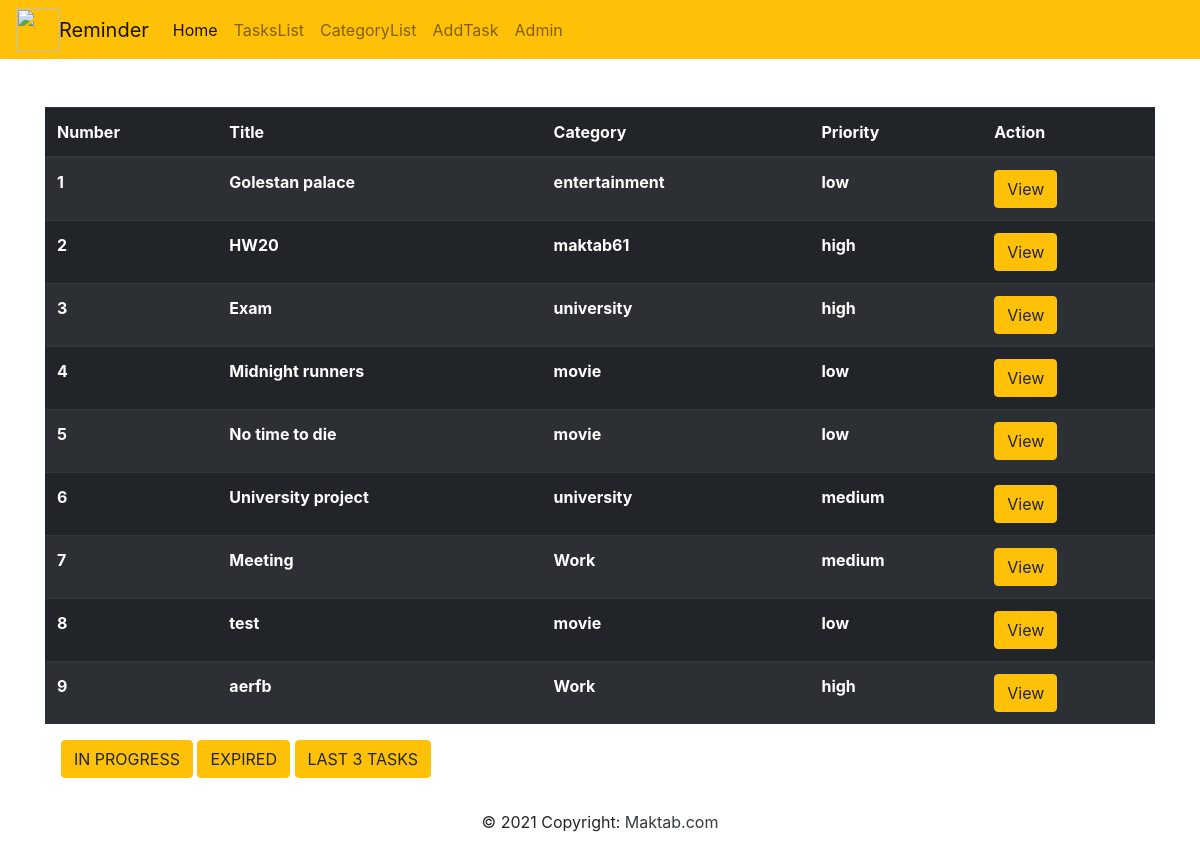
The page /list/ on the database as committed earlier.
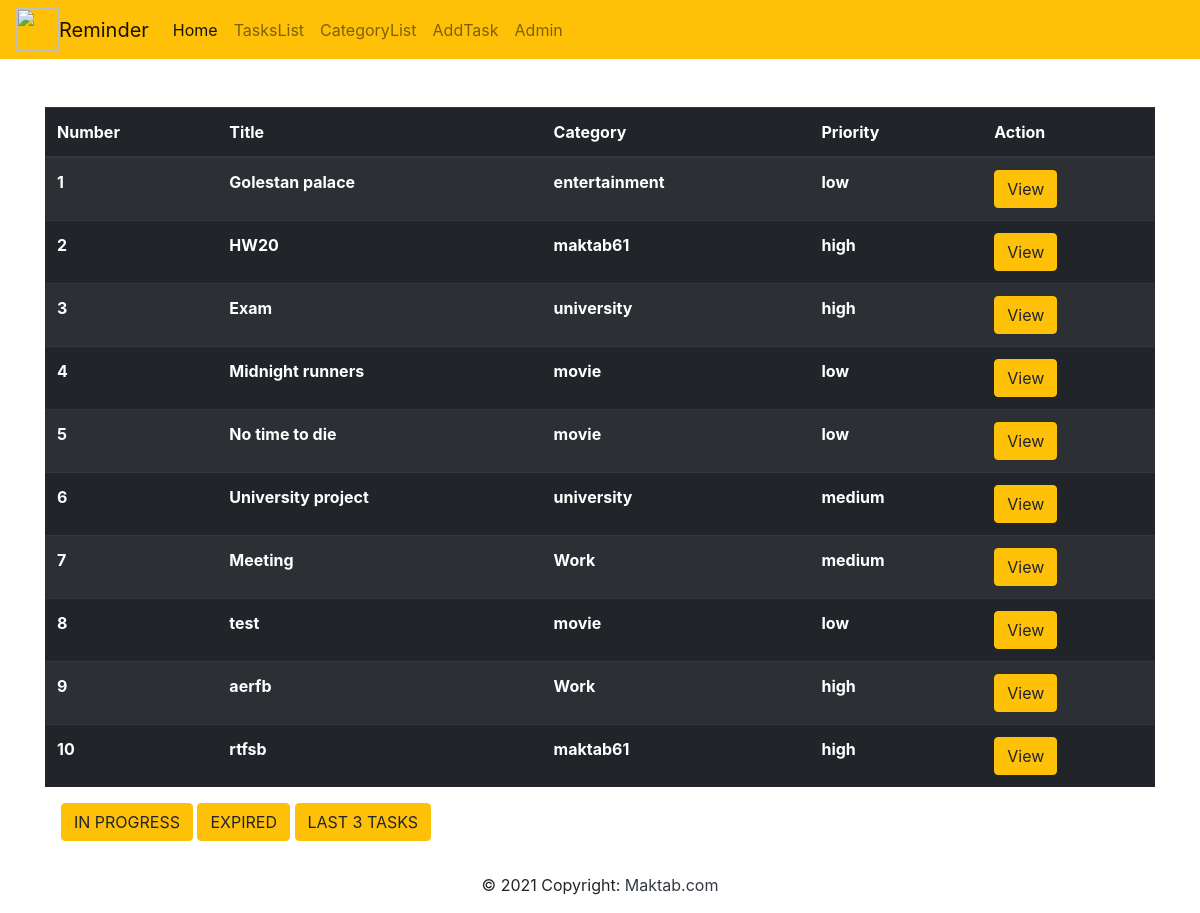
The same page on the database as committed later.
### todo/models.py (models this page shows, shortened)
class Task(models.Model):
    title = models.CharField(max_length=100, blank=False)
    description = models.TextField(max_length=500, blank=False)
    category = models.ManyToManyField(Category, related_name="cat_rel")
    PRIORITY_CHOICES = [
        ('high', 'high'),
        ('medium', 'medium'),
        ('low', 'low')
    ]
    priority = models.CharField(max_length=6, choices=PRIORITY_CHOICES, default="low")
    create_time = models.DateField(auto_now_add=True)
    dead_line = models.DateField()

class Category(models.Model):
    category_name = models.CharField(max_length=100, blank=False)
    description = models.TextField(max_length=500)
    def __str__(self):
        return self.category_name

### todo/views.py (the view, shortened to what this page needs)
# urls.py: path("list/", TaskList.as_view(), name="todo_list"),
class TaskList(ListView):
    model = Task
    template_name = "todo/todo_list.html"

### template/todo/todo_list.html (shortened to what this page needs)
{% extends "base.html" %}
{% load static %}
{% block content %}
    <div class="container mt-5">
            <table class="table table-striped mt-4 table-dark">
                <thead>
                    <tr>
                        <th scope="col">
                            Number
                        </th>
                        <th scope="col">
                            Title
                        </th>
                        <th scope="col">
                            Category
                        </th>
                        <th scope="col">
                            Priority
                        </th>
                        <th scope="col">
                            Action
                        </th>
                    </tr>
                </thead>
                <tbody>
                    {% for re in object_list %}
                        <tr>
                            <th scope="row">{{forloop.counter}}</th>
                            <th >{{re.title}}</th>
                            <th>
                            {% for cat in re.category.all %}
                                {{cat}}
                            {% endfor %}
                            </th>
                            <th >{{re.priority}}</th>
                            <th>
                                <a href="{% url 'todo_detail' re.pk %}" class="btn btn-warning">View</a>
                            </th>
                        </tr>
                    {% endfor %}
                </tbody>
            </table>
        <div class="m-3">
            <form method="post">
                <a href="#" class="btn btn-warning" id="progress">IN PROGRESS</a>
                <a href="#" class="btn btn-warning" id="expired">EXPIRED</a>
                <a href="#" class="btn btn-warning" id="last">LAST 3 TASKS</a>
            </form>
        </div>
        </div>
{% endblock %}

Rows that differ between the two databases and show on the page:
added Task: title "rtfsb", priority "high", Category (category_name "maktab61")
